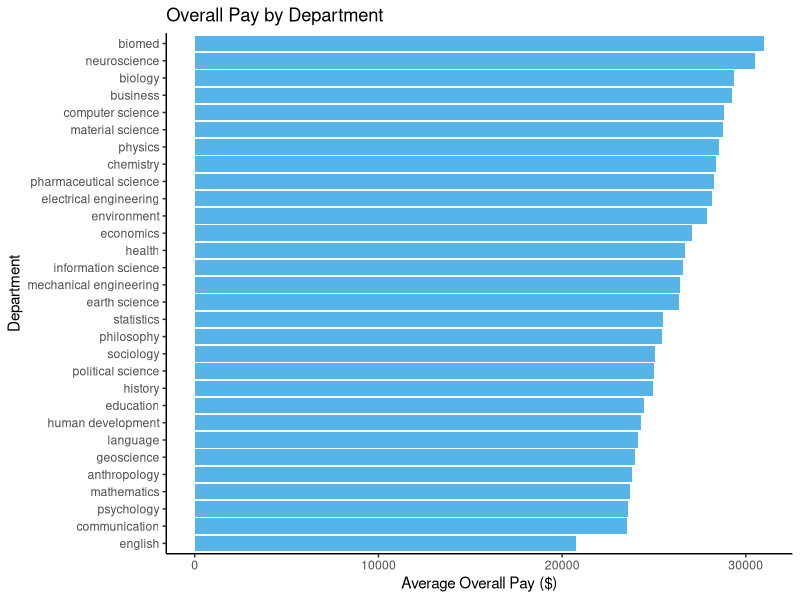
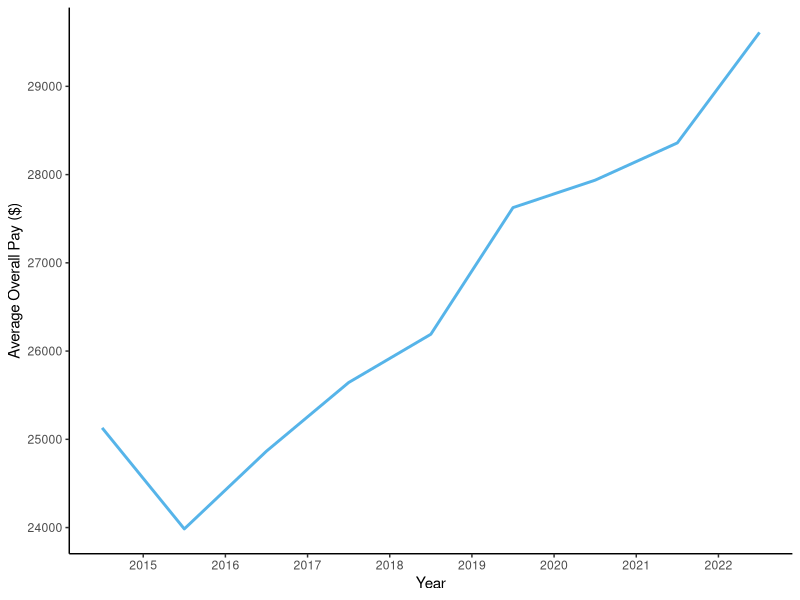

Reproduce these figures in R, in order.
# Execution time tracking
start_time <- Sys.time()

library(tidyverse)
library(ggplot2)
## Data Visualization
output_directory <- "output/"

cat("Data Visualization ... \n")
dat <- read_csv("stipends_cleaned.csv")
category_counts <- table(dat$dept)
top_dept <- names(category_counts[category_counts > 100])
print("We only focus on departments with at least 100 self-reported stipends.")
p1 <- dat %>%
  filter(dept %in% top_dept) %>%
  group_by(dept) %>%
  summarise(mean_Overall_Pay = mean(`Overall Pay`)) %>%
  mutate(dept = fct_reorder(dept , mean_Overall_Pay)) %>%
  ggplot() +
  aes(x = dept, y = mean_Overall_Pay, fill = location) +
  coord_flip() +
  geom_bar(stat = "identity", fill = "#56B4E9")+
  labs(title = "Overall Pay by Department", 
       y = "Average Overall Pay ($)", x = "Department") +
  theme_classic()
ggsave(paste0(output_directory, "Overall_Pay_by_Department.png"), 
       p1, width = 5, height = 6)

dat <- dat %>%
  mutate(time_mid = as.numeric(substr(`Academic Year`, 1, 4)) + 0.5)

p2 <- dat %>%
  drop_na(`Overall Pay`) %>%
  group_by(time_mid) %>%
  summarise(mean_Overall_Pay = mean(`Overall Pay`)) %>%
  ggplot(aes(x = time_mid, y = mean_Overall_Pay)) +
  geom_line(size = 1, color = "#56B4E9") +
  labs(y = "Average Overall Pay ($)", x = "Year") +
  scale_y_continuous(breaks = seq(23000, 30000, by = 1000)) +
  scale_x_continuous(breaks = seq(2014, 2023, by = 1)) +
  theme_classic()
ggsave(paste0(output_directory,"Overall_Pay_across_Years.png"),
       p2, width = 8, height = 5)
cat("Done. \n")

end_time <- Sys.time()
cat("#------------------------#")
cat("\n")
cat("Execution time")
cat("\n")
cat(end_time - start_time)
cat("\n")
cat("#------------------------#")
cat("\n")
cat(" Session Info")
print(sessionInfo())